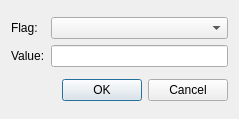
<?xml version="1.0" encoding="UTF-8"?>
<ui version="4.0">
 <class>CompilerFlagDialog</class>
 <widget class="QDialog" name="CompilerFlagDialog">
  <property name="geometry">
   <rect>
    <x>0</x>
    <y>0</y>
    <width>239</width>
    <height>119</height>
   </rect>
  </property>
  <property name="windowTitle">
   <string>Compiler Flag</string>
  </property>
  <layout class="QVBoxLayout" name="verticalLayout">
   <item>
    <layout class="QGridLayout" name="gridLayout">
     <item row="0" column="1">
      <widget class="QComboBox" name="ui_boxFlag">
       <property name="sizePolicy">
        <sizepolicy hsizetype="MinimumExpanding" vsizetype="Fixed">
         <horstretch>0</horstretch>
         <verstretch>0</verstretch>
        </sizepolicy>
       </property>
      </widget>
     </item>
     <item row="0" column="0">
      <widget class="QLabel" name="label">
       <property name="text">
        <string>Flag:</string>
       </property>
      </widget>
     </item>
     <item row="1" column="0">
      <widget class="QLabel" name="label_2">
       <property name="text">
        <string>Value:</string>
       </property>
      </widget>
     </item>
     <item row="1" column="1">
      <widget class="QLineEdit" name="ui_lineEditValue"/>
     </item>
    </layout>
   </item>
   <item>
    <widget class="QDialogButtonBox" name="buttonBox">
     <property name="orientation">
      <enum>Qt::Horizontal</enum>
     </property>
     <property name="standardButtons">
      <set>QDialogButtonBox::Cancel|QDialogButtonBox::Ok</set>
     </property>
    </widget>
   </item>
  </layout>
 </widget>
 <resources/>
 <connections>
  <connection>
   <sender>buttonBox</sender>
   <signal>accepted()</signal>
   <receiver>CompilerFlagDialog</receiver>
   <slot>accept()</slot>
   <hints>
    <hint type="sourcelabel">
     <x>248</x>
     <y>254</y>
    </hint>
    <hint type="destinationlabel">
     <x>157</x>
     <y>274</y>
    </hint>
   </hints>
  </connection>
  <connection>
   <sender>buttonBox</sender>
   <signal>rejected()</signal>
   <receiver>CompilerFlagDialog</receiver>
   <slot>reject()</slot>
   <hints>
    <hint type="sourcelabel">
     <x>316</x>
     <y>260</y>
    </hint>
    <hint type="destinationlabel">
     <x>286</x>
     <y>274</y>
    </hint>
   </hints>
  </connection>
 </connections>
</ui>
